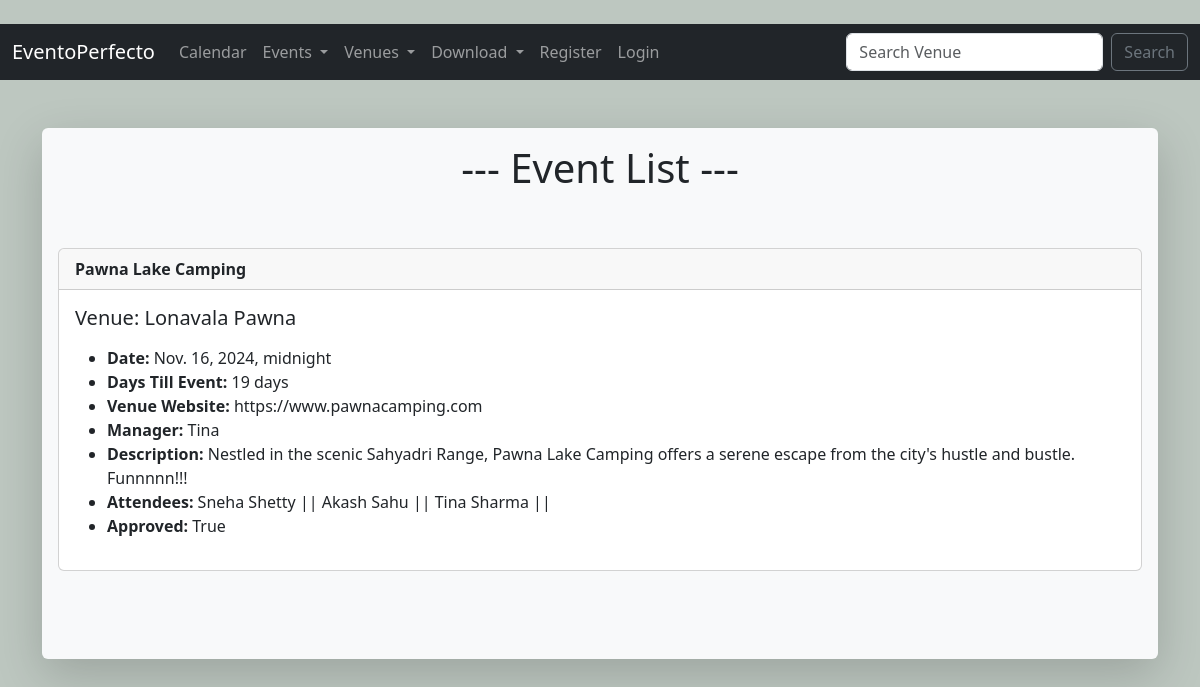
Page /event_app/list_events/ on the committed database.
### events/models.py (models this page shows)
class Event(models.Model):
    name = models.CharField('Event Name', max_length=120)
    event_date = models.DateTimeField('Event Date')
    venue = models.ForeignKey(Venue, blank=True, null=True, on_delete=models.CASCADE)
    manager = models.ForeignKey( User, blank=True, null=True, on_delete=models.SET_NULL, related_name='event_manager')
    description = models.TextField('Event Description', max_length=250)
    attendees = models.ManyToManyField(User, blank=True, related_name='event_attendees')
    approved = models.BooleanField('Approved', default=False)
    def __str__(self):
        return self.name
    @property
    def Days_to_go(self):
        today = date.today()
        days_to_go = self.event_date.date() - today
        days_to_go_strip = str(days_to_go).split(",",1)[0]
        return days_to_go_strip

class Venue(models.Model):
    name = models.CharField('Venue Name', max_length=120)
    address = models.CharField(max_length=300)
    zip_code = models.CharField('Zip Code', max_length=15)
    phone = models.CharField('Phone Number', max_length=25)
    web = models.URLField('Website Address')
    email = models.EmailField('Email')
    owner = models.IntegerField('Venue Owner', blank=False, default=1)
    image = models.ImageField(null=True, blank=True, upload_to="images/")
    def __str__(self):
        return self.name

### events/views.py (the view)
# urls.py: path('list_events/', views.all_events, name='list-events'),
def all_events(request):
    events_list = Event.objects.all().order_by('-event_date')
    return render(request, "event_list.html", {'event_list': events_list})

### events/templates/event_list.html (shortened to what this page needs)
{% extends 'base.html'%}
{% block content%}
    <h1 style="text-align: center">--- Event List ---</h1><br/>
    <br/>
    {% for event in event_list %}
        {% if event.approved %}
        <div class="card">
            <div class="card-header">
                <strong>{{ event }}</strong>
            </div>
            <div class="card-body">
                <h5 class="card-title">Venue: {{event.venue}}</h5>
                <p class="card-text">
                     <ul>
                        <li><strong>Date: </strong> {{event.event_date}} </li>
                        <li><strong>Days Till Event: </strong> {{event.Days_to_go}}</li>
                        <li><strong>Venue Website: </strong> {{event.venue.web}} </li>
                        <li><strong>Manager: </strong> {{event.manager.first_name}} </li>
                        <li><strong>Description: </strong> {{event.description}} </li>
                        <li><strong>Attendees: </strong>
                        {% for user in event.attendees.all %}
                         {{user.first_name}} {{user.last_name}} ||
                        {% endfor%}
                        </li>
                        <li><strong>Approved: </strong> {{event.approved}} </li>
                    </ul>
                </p>
            </div>
        </div>
        <br/> <br/>
        {% endif %}
    {% endfor%}
{% endblock content%}

### rows in the picture
Event: name "Pawna Lake Camping", venue "Lonavala Pawna", event_date "Nov. 16, 2024, midnight", Days_to_go "19 days", venue.web "https://www.pawnacamping.com", manager.first_name "Tina", description "Nestled in the scenic Sahyadri Range, Pawna Lake Camping offers a serene escape from the city's hustle and bustle. Funnnnn!!!", approved "True"

### other values in the picture
{{ user.first_name }} "Sneha"
{{ user.last_name }} "Shetty"
{{ user.first_name }} "Akash"
{{ user.last_name }} "Sahu"
{{ user.first_name }} "Tina"
{{ user.last_name }} "Sharma"
